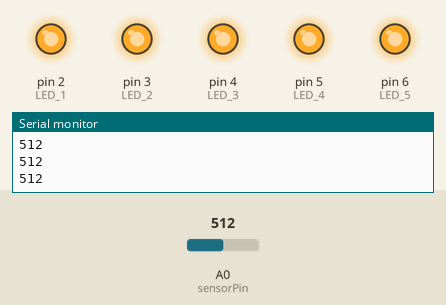
Recording of a sketch running on a simulated Arduino Uno, built with avr-gcc and run on an emulated ATmega328P. Shown: output pins drawn as LEDs (lit = HIGH), the last lines printed to the serial monitor. The inputs (shaded band) are chosen by the test bench; at power-on: A0 (sensorPin) = 512.

Above: at 1.3 s.
1.4 s: A0 (sensorPin) set to 112
4.4 s: A0 (sensorPin) set to 91
At 4.9 s:
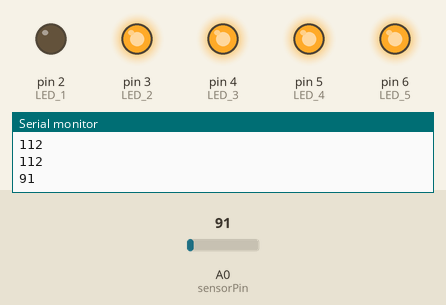
7.4 s: A0 (sensorPin) set to 110
At 7.9 s:
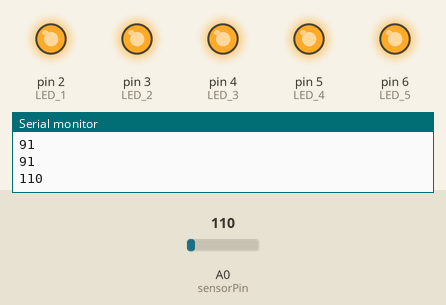
10.4 s: A0 (sensorPin) set to 90
At 10.9 s:
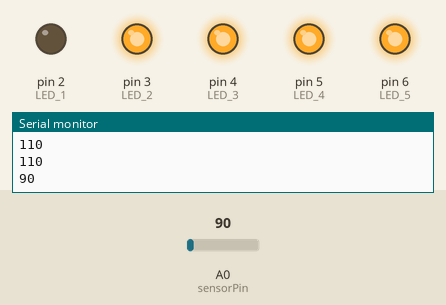
Timing chart, 0 to 13.4 s (numbered marks = the images above; inputs shaded):
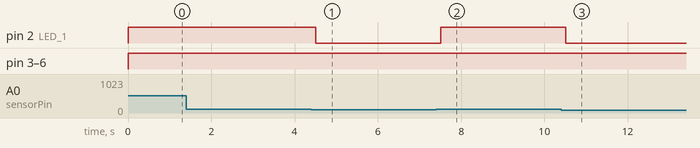

The sketch:

SOUND_Sensor.ino
```cpp
// LED PINS
#define LED_1 2
#define LED_2 3
#define LED_3 4
#define LED_4 5
#define LED_5 6
#define sensorPin A0
// LED Boolean Status
bool ledPin_1_Status;
bool ledPin_2_Status;
bool ledPin_3_Status;
bool ledPin_4_Status;
bool ledPin_5_Status;
void setup() {
  // put your setup code here, to run once:
  pinMode(LED_1,OUTPUT);
  pinMode(LED_2,OUTPUT);
  pinMode(LED_3,OUTPUT);
  pinMode(LED_4,OUTPUT);
  pinMode(LED_5,OUTPUT);

  pinMode(sensorPin,INPUT);

  Serial.begin(9600);

}

void loop() {
  // put your main code here, to run repeatedly:
  int sensorValue=analogRead(sensorPin);
  Serial.println(sensorValue);

  if (sensorValue > 100)
      ledPin_1_Status = 1;
  if (sensorValue > 200)
      ledPin_2_Status = 1;
  if (sensorValue > 300)
      ledPin_3_Status = 1;
  if (sensorValue > 400)
      ledPin_4_Status = 1;
  if (sensorValue > 500)
      ledPin_5_Status = 1;

  if(ledPin_1_Status == 1 || ledPin_2_Status == 1 || ledPin_3_Status == 1 || ledPin_4_Status == 1 || ledPin_5_Status == 1)

  if (sensorValue > 105 || sensorValue < 207)
      digitalWrite(LED_1,HIGH);
  if (sensorValue > 206 || sensorValue < 300)
      digitalWrite(LED_2,HIGH);
  if (sensorValue > 301 || sensorValue < 400)
      digitalWrite(LED_3,HIGH);
  if (sensorValue > 401 || sensorValue < 537)
      digitalWrite(LED_4,HIGH);
  if (sensorValue > 538 || sensorValue < 1000)
      digitalWrite(LED_5,HIGH);
  delay(500);

  ledPin_1_Status=0;
  ledPin_2_Status=0;
  ledPin_3_Status=0;
  ledPin_4_Status=0;
  ledPin_5_Status=0;

  digitalWrite(LED_1,LOW);
  digitalWrite(LED_2,LOW);
  digitalWrite(LED_3,LOW);
  digitalWrite(LED_4,LOW);
  digitalWrite(LED_5,LOW);
}
```

Measured:
- the behaviour switches between 101 and 100 on A0 (sensorPin) (found by bisection; images 0 and 1)
- after the input at 4.4 s, pin 2 (LED_1): HIGH → LOW after 0.10 s
- after the input at 7.4 s, pin 2 (LED_1): LOW → HIGH after 0.11 s
- after the input at 10.4 s, pin 2 (LED_1): HIGH → LOW after 0.11 s
